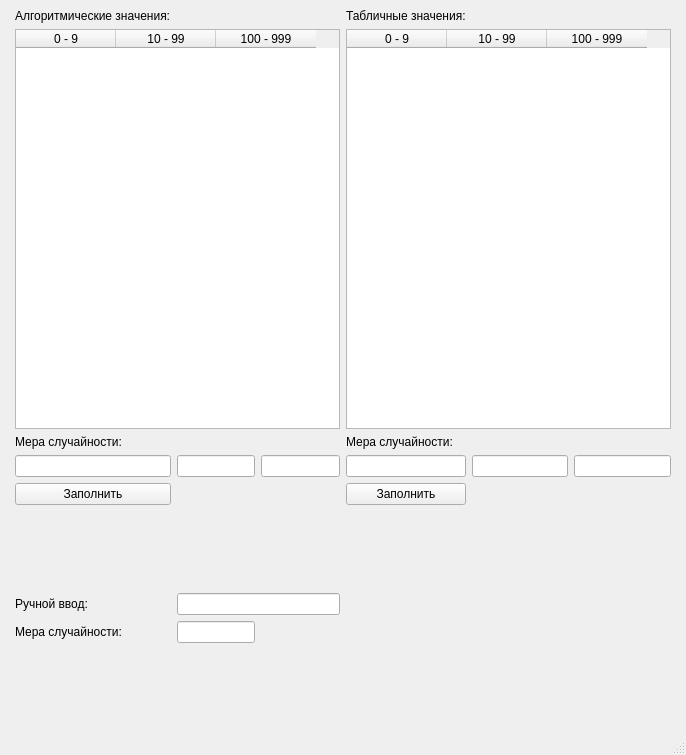
<?xml version="1.0" encoding="UTF-8"?>
<ui version="4.0">
 <class>MainWindow</class>
 <widget class="QMainWindow" name="MainWindow">
  <property name="geometry">
   <rect>
    <x>0</x>
    <y>0</y>
    <width>686</width>
    <height>755</height>
   </rect>
  </property>
  <property name="windowTitle">
   <string>MainWindow</string>
  </property>
  <widget class="QWidget" name="centralwidget">
   <layout class="QGridLayout" name="gridLayout">
    <item row="3" column="1">
     <widget class="QLineEdit" name="meas_alg_1"/>
    </item>
    <item row="4" column="4">
     <widget class="QPushButton" name="fill_table">
      <property name="text">
       <string>Заполнить</string>
      </property>
     </widget>
    </item>
    <item row="3" column="3">
     <widget class="QLineEdit" name="meas_alg_3"/>
    </item>
    <item row="2" column="4">
     <widget class="QLabel" name="label_4">
      <property name="text">
       <string>Мера случайности:</string>
      </property>
     </widget>
    </item>
    <item row="5" column="1">
     <spacer name="verticalSpacer">
      <property name="orientation">
       <enum>Qt::Vertical</enum>
      </property>
      <property name="sizeHint" stdset="0">
       <size>
        <width>20</width>
        <height>40</height>
       </size>
      </property>
     </spacer>
    </item>
    <item row="3" column="4">
     <widget class="QLineEdit" name="meas_table_1"/>
    </item>
    <item row="3" column="2">
     <widget class="QLineEdit" name="meas_alg_2"/>
    </item>
    <item row="0" column="4">
     <widget class="QLabel" name="label_2">
      <property name="text">
       <string>Табличные значения:</string>
      </property>
     </widget>
    </item>
    <item row="1" column="1" colspan="3">
     <widget class="QTableWidget" name="alg_table">
      <property name="minimumSize">
       <size>
        <width>325</width>
        <height>400</height>
       </size>
      </property>
      <column>
       <property name="text">
        <string>0 - 9</string>
       </property>
      </column>
      <column>
       <property name="text">
        <string>10 - 99</string>
       </property>
      </column>
      <column>
       <property name="text">
        <string>100 - 999</string>
       </property>
      </column>
     </widget>
    </item>
    <item row="1" column="4" colspan="3">
     <widget class="QTableWidget" name="table_table">
      <property name="minimumSize">
       <size>
        <width>325</width>
        <height>400</height>
       </size>
      </property>
      <column>
       <property name="text">
        <string>0 - 9</string>
       </property>
      </column>
      <column>
       <property name="text">
        <string>10 - 99</string>
       </property>
      </column>
      <column>
       <property name="text">
        <string>100 - 999</string>
       </property>
      </column>
     </widget>
    </item>
    <item row="3" column="6">
     <widget class="QLineEdit" name="meas_table_3"/>
    </item>
    <item row="4" column="1">
     <widget class="QPushButton" name="fill_alg">
      <property name="text">
       <string>Заполнить</string>
      </property>
     </widget>
    </item>
    <item row="6" column="1">
     <widget class="QLabel" name="label_5">
      <property name="text">
       <string>Ручной ввод:</string>
      </property>
     </widget>
    </item>
    <item row="6" column="2" colspan="2">
     <widget class="QLineEdit" name="manual_input"/>
    </item>
    <item row="1" column="0">
     <spacer name="horizontalSpacer">
      <property name="orientation">
       <enum>Qt::Horizontal</enum>
      </property>
      <property name="sizeHint" stdset="0">
       <size>
        <width>40</width>
        <height>20</height>
       </size>
      </property>
     </spacer>
    </item>
    <item row="1" column="7">
     <spacer name="horizontalSpacer_2">
      <property name="orientation">
       <enum>Qt::Horizontal</enum>
      </property>
      <property name="sizeHint" stdset="0">
       <size>
        <width>40</width>
        <height>20</height>
       </size>
      </property>
     </spacer>
    </item>
    <item row="3" column="5">
     <widget class="QLineEdit" name="meas_table_2"/>
    </item>
    <item row="0" column="1">
     <widget class="QLabel" name="label">
      <property name="text">
       <string>Алгоритмические значения:</string>
      </property>
     </widget>
    </item>
    <item row="2" column="1">
     <widget class="QLabel" name="label_3">
      <property name="text">
       <string>Мера случайности:</string>
      </property>
     </widget>
    </item>
    <item row="7" column="2">
     <widget class="QLineEdit" name="meas_manual"/>
    </item>
    <item row="7" column="1">
     <widget class="QLabel" name="label_6">
      <property name="text">
       <string>Мера случайности:</string>
      </property>
     </widget>
    </item>
    <item row="8" column="2">
     <spacer name="verticalSpacer_2">
      <property name="orientation">
       <enum>Qt::Vertical</enum>
      </property>
      <property name="sizeHint" stdset="0">
       <size>
        <width>20</width>
        <height>40</height>
       </size>
      </property>
     </spacer>
    </item>
   </layout>
  </widget>
  <widget class="QMenuBar" name="menubar">
   <property name="geometry">
    <rect>
     <x>0</x>
     <y>0</y>
     <width>686</width>
     <height>21</height>
    </rect>
   </property>
  </widget>
  <widget class="QStatusBar" name="statusbar"/>
 </widget>
 <resources/>
 <connections/>
</ui>
